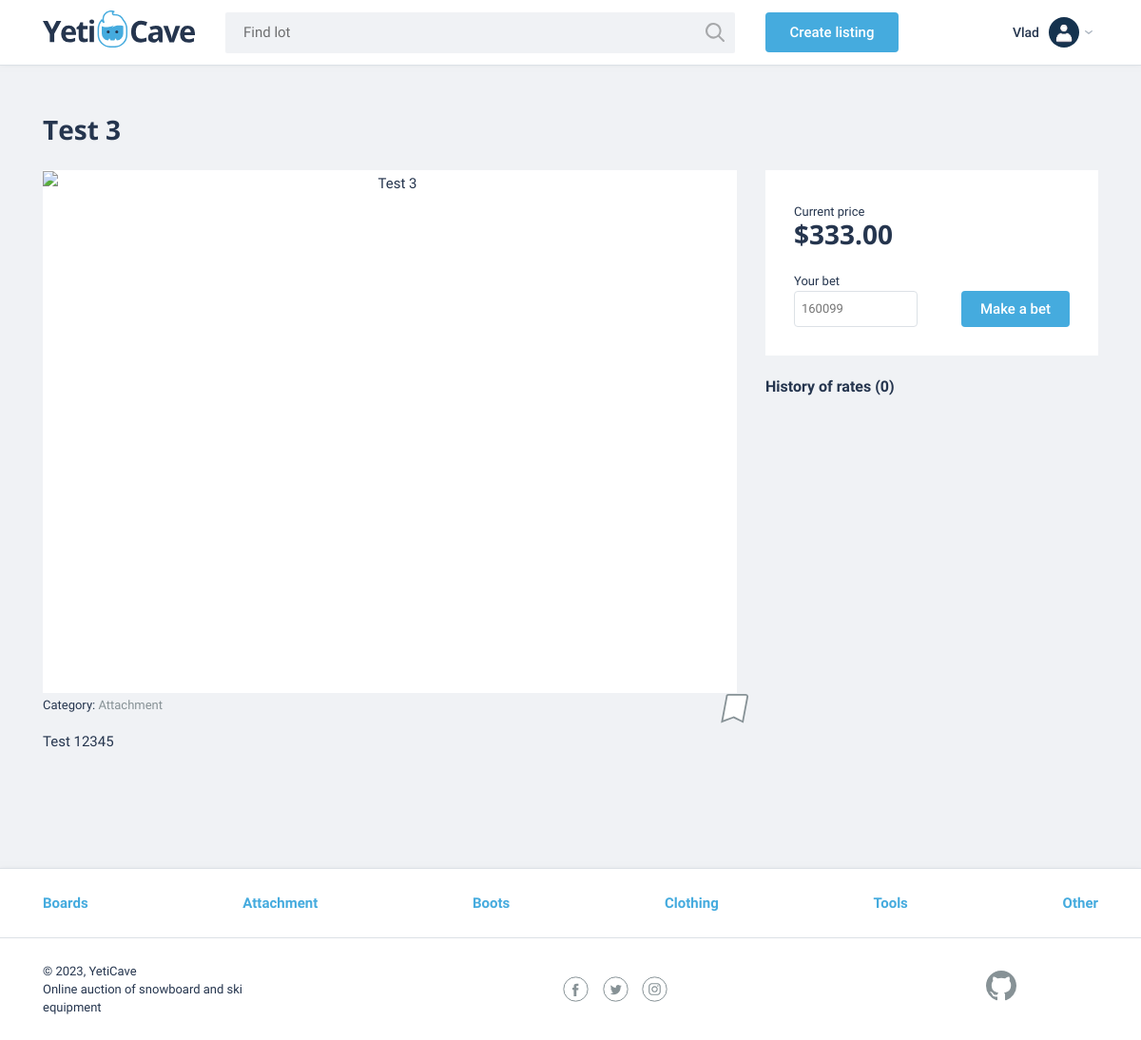
Screenshot of /listing/3 (signed in) with the database file from the repository.
### auctions/models.py (models this page shows, shortened)
class User(AbstractUser):
    pass

class Listing(models.Model):
    title = models.CharField(max_length=255)
    description = models.TextField()
    start_bid = models.DecimalField(max_digits=10, decimal_places=2)
    image_url = models.URLField()
    category = models.ForeignKey(Category, on_delete=models.CASCADE)
    creator = models.ForeignKey(User, on_delete=models.CASCADE)
    is_active = models.BooleanField(default=True)

class Category(models.Model):
    name = models.CharField(max_length=64)
    def __str__(self):
        return self.name

### auctions/views.py (the view)
# urls.py: path("listing/<int:listing_id>", views.listing, name="listing"),
def listing(request, listing_id):
    return render(request, "auctions/listing.html", {"listing": Listing.objects.get(pk=listing_id)})

### auctions/context_processors.py (called while the page is built)
def categories(request):
    categories = Category.objects.all()
    return {"categories": categories}

### auctions/templatetags/auctions_extras.py (called while the page is built)
@register.filter(name="usd")
def usd(value):
    return f"${value:,.2f}"

### auctions/templates/auctions/listing.html (shortened to what this page needs)
{% extends "auctions/layout.html" %}
{% load auctions_extras %}
{% block body %}
    <main>
        <section class="lot-item container">
            <h2>{{ listing.title }}</h2>
            <div class="lot-item__content">
                <div class="lot-item__left">
                    <div class="lot-item__image">
                        <img src="{{ listing.image_url }}" width="730" height="548" alt="{{ listing.title }}">
                    </div>
                    <div class="lot-item__footer">
                        <div class="lot-item__footer-top">
                            <p class="lot-item__category">
                                Category: <span>{{ listing.category }}</span>
                            </p>
                            {% if user.is_authenticated %}
                                <a href="{% url 'toggle_watchlist' listing.id %}" class="bookmark-button {% if listing.in_watchlist %}bookmark-button--active{% endif %}">
                                    <svg class="bookmark-button__icon" width="31" height="33">
                                        <use xlink:href="#icon-bookmark"></use>
                                    </svg>
                                </a>
                            {% endif %}
                        </div>
                        <p class="lot-item__description">
                            {{ listing.description }}
                        </p>
                    </div>
                </div>
                <div class="lot-item__right">
                    <div class="bet">
                        <div class="lot-item__cost-state">
                            <div class="lot-item__rate">
                                <span class="lot-item__amount">Current price</span>
                                <span class="lot-item__cost">{{ listing.start_bid | usd}}</span>
                            </div>
                        </div>
                        <form action="/lots/2" method="post" class="bet__form ">
                            <div class="bet__form-item ">
                                <label for="cost">Your bet</label>
                                <input id="cost" class="input-cost" type="number" name="price" placeholder="160099">
                            </div>
                            <button type="submit" class="button">Make a bet</button>
                        </form>
                    </div>
                    <div class="history">
                        <h3>History of rates (<span>0</span>)</h3>
                    </div>
                </div>
            </div>
        </section>
    </main>
{% endblock %}

### auctions/templates/auctions/layout.html (shortened to what this page needs)
{% load static %}
<!DOCTYPE html>
<html lang="en">
<head>
    <link href="{% static 'auctions/css/normalize.min.css' %}" rel="stylesheet">
    <link href="{% static 'auctions/css/flatpickr.min.css' %}" rel="stylesheet">
    <link href="{% static 'auctions/css/styles.css' %}" rel="stylesheet">
</head>
<body>
    <header class="main-header">
        <div class="main-header__container container">
            <a href="/" class="main-header__logo">
                <img src="{% static 'auctions/img/logo.svg' %}" width="160" height="39" alt="YetiCave Logo">
            </a>
            <form method="get" action="/search" class="main-header__search">
                <input type="search" name="text" placeholder="Find lot">
                <button class="main-header__search-btn" type="submit">
                </button>
            </form>
            {% if user.is_authenticated %}
            <a class="main-header__add-lot button" href="{% url 'create_listing' %}">Create listing</a>
            <div class="user-menu__wrapper">
                <button class="button__menu-open menu-open">
                    <span class="menu-open__name">{{ user.username }}</span>
                    <img class="menu-open__image" src="{% static 'auctions/img/user.png' %}" width="32" height="32"
                        alt="User avatar">
                </button>
            </div>
            {% endif %}
        </div>
    </header>
    {% block body %}
    {% endblock %}
    <footer class="main-footer">
        <nav class="nav">
            <ul class="nav__list container">
                {% for category in categories %}
                    <li class="nav__item">
                        <a href="{{ category.id }}">
                            {{ category.name }}
                        </a>
                    </li>
                {% endfor %}
            </ul>
        </nav>
        <div class="main-footer__bottom container">
            <div class="main-footer__copyright">
                <p>© 2023, YetiCave</p>
                <p>Online auction of snowboard and ski equipment</p>
            </div>
            <div class="main-footer__social social">
                <a class="social__link social__link--facebook" href="#">Facebook
                </a><a class="social__link social__link--twitter" href="#">Twitter
                </a><a class="social__link social__link--instagram" href="#">Instagram
                </a>
            </div>
            <div class="main-footer__developed-by">
                <a class="logo-github" href="https://github.com/vFlicker">
                </a>
            </div>
        </div>
    </footer>
</body>
</html>

### rows the page displays
User: username "Vlad"
Listing: title "Test 3", category "Attachment", description "Test 12345", start_bid "$333.00"
Category: name "Boards"
Category: name "Attachment"
Category: name "Boots"
Category: name "Clothing"
Category: name "Tools"
Category: name "Other"
